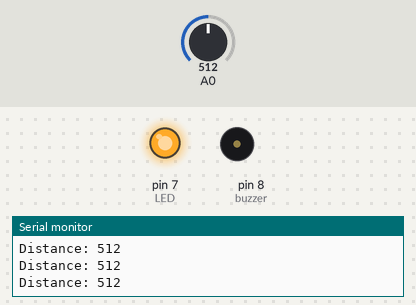
This sketch was run on a simulated Arduino Uno, built with avr-gcc and run on an emulated ATmega328P. On the bench: output pins drawn as LEDs (lit = HIGH), buzzer (waves = sounding), the last lines printed to the serial monitor. The test bench sets the inputs (shaded band); at power-on: A0 = 512. Pins used as bus, display or sensor lines are not drawn.

Above: at 1.2 s.
1.3 s: A0 set to 157
2.8 s: A0 set to 142
At 3.5 s:
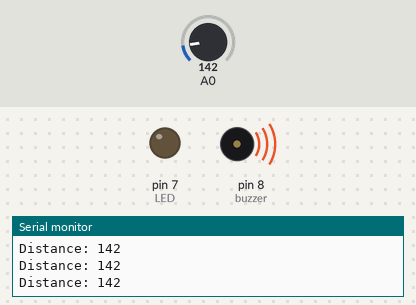
4.4 s: A0 set to 41
At 4.9 s:
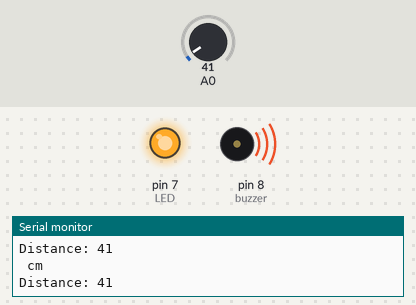
6.0 s: A0 set to 110
At 7.3 s:
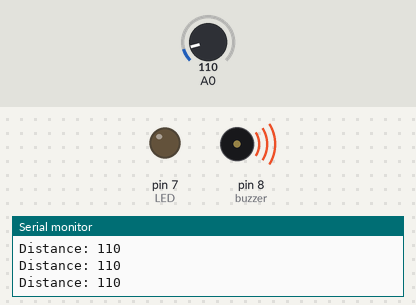
7.6 s: A0 set to 91
At 9.0 s:
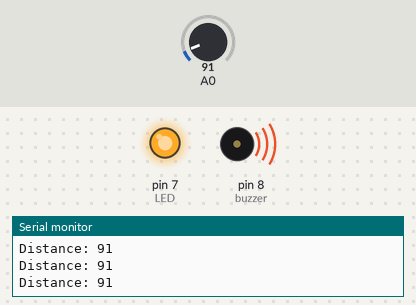
Timing chart, 0 to 10.2 s (numbered marks = the images above; inputs shaded):
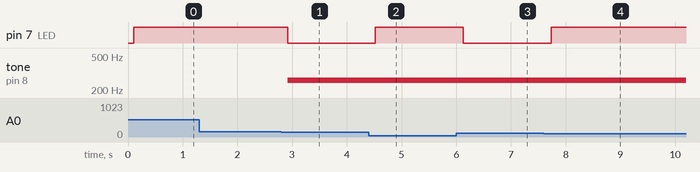

Measured:
- the behaviour switches between 151 and 150 on A0 (found by bisection; images 0 and 1)
- after the input at 2.8 s, pin 7 (LED): HIGH → LOW after 0.12 s; tone on pin 8 (buzzer): silent → 261 Hz after 0.12 s
- after the input at 4.4 s, pin 7 (LED): LOW → HIGH after 0.12 s
- after the input at 6.0 s, pin 7 (LED): HIGH → LOW after 0.13 s
- after the input at 7.6 s, pin 7 (LED): LOW → HIGH after 0.14 s

The sketch:

Ambient_Light_Sensor.ino
```cpp
const int buzzer = 8;
const int LED= 7;
void setup()
{
 pinMode(buzzer, OUTPUT);
  pinMode(LED, OUTPUT);
  Serial.begin(9600); // open serial port, set the baud rate to 9600 bps
}
void loop()
{
  int val;
      val=analogRead(0);
      delay(100);
      Serial.print("Distance: ");
      Serial.println(val);
      digitalWrite(buzzer, LOW);
      digitalWrite(LED, LOW);


   if(val >=0 && val<=10)
  {
   Serial.print("Distance: ");
   Serial.println(val);
   digitalWrite(buzzer, HIGH);
   digitalWrite(LED, HIGH);


  }
  if(val >= 11 && val <= 50)
  {
    Serial.print("Distance: ");
    Serial.println(val);
    Serial.println(" cm");
    digitalWrite(buzzer, LOW);
    digitalWrite(LED, HIGH);

    delay(100);
  }


   if(val > 51 && val <= 100)
  {


    Serial.print("Distance: ");
    Serial.println(val);
    digitalWrite(buzzer, LOW);
    digitalWrite(LED, HIGH);

    delay(100);
  }

  if(val > 101 && val <= 150)
  {
     Serial.print("Distance: ");
   Serial.println(val);
    digitalWrite(buzzer, HIGH);
    digitalWrite(LED, LOW);
     tone(buzzer,261);
    delay(100);
  }


  else
  {
    Serial.print("Distance: ");
    Serial.println(val);
    digitalWrite(buzzer, HIGH);
    digitalWrite(LED,HIGH);

  }
}
```
